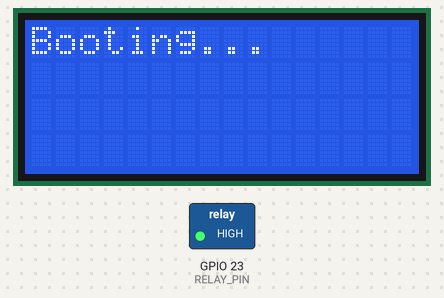
A sketch run on a simulated ESP32. On the bench: 16×4 character LCD, switched loads named in the sketch (green lamp = pin HIGH). WiFi joins after 1.5 s; servers stay silent unless stated; the local clock reads 2024-03-15 10:24:30 at power-on unless the sketch sets it; the Firebase database answers and starts empty; what the sketch prints to the serial monitor is not drawn.

Above: at 0.1 s.
At 3.94 s:
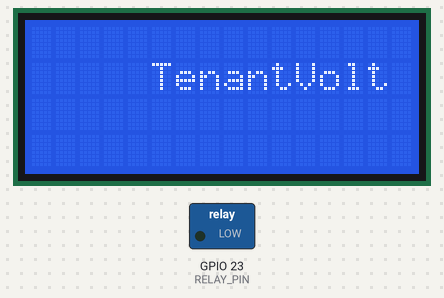
At 18.39 s:
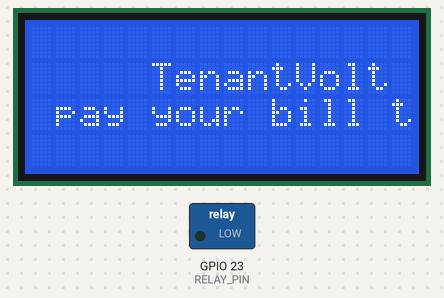
At 33.2 s:
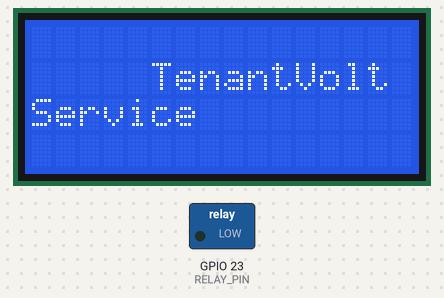
Timing chart, 0 to 34.7 s (numbered marks = the images above):
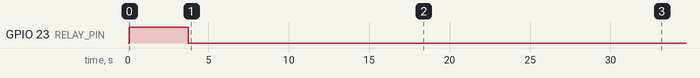

The sketch:

TenantVolt-ESP32-One-Meter.ino
```cpp
#include <Wire.h>
#include <ZMPT101B.h>
#include "ACS712.h"
#include <LiquidCrystal_I2C.h>
#include <Firebase_ESP_Client.h>
#include "time.h"
#include "addons/TokenHelper.h"
#include "addons/RTDBHelper.h"

#define API_KEY "AIzaSyA4-Ak1g0TuSDYcE8bm04OVxjbxoUTaFFA"
#define DATABASE_URL "https://tenantvolt-default-rtdb.asia-southeast1.firebasedatabase.app/"

#define VOLTAGE_SENSOR_PIN 34
#define SENSITIVITY 500.0f

ZMPT101B voltageSensor(VOLTAGE_SENSOR_PIN, 50.0);

#define ACS_PIN 35
#define VREF 5
#define ADC_RES 4095
#define SENSITIVITY_ACS 100
ACS712 ACS(ACS_PIN, VREF, ADC_RES, SENSITIVITY_ACS);

#define RELAY_PIN 23
bool currentConnectionStatus = true;
unsigned long lastConnectionCheckTime = 0;
const int connectionCheckInterval = 5000;

LiquidCrystal_I2C lcd(0x27, 16, 4);

const char* ssid = "TenantVolt";
const char* password = "20031234";

const int productID = 1119;

FirebaseData fbdo;
FirebaseAuth auth;
FirebaseConfig config;

const char* ntpServer = "pool.ntp.org";
const long gmtOffset_sec = 19800;
const int daylightOffset_sec = 0;

unsigned long lastReadingTime = 0;
unsigned long lastSentTime = 0;
const int readingInterval = 500;
const int readingsPerMinute = 120;

float accumulatedPower = 0.0;
int readingCount = 0;
unsigned long lastDataSendTime = 0;
const int dataSendInterval = 60000;

void setup() {
  Serial.begin(115200);
  Serial.println("Starting ESP32...");

  lcd.init();
  lcd.backlight();
  lcd.setCursor(0, 0);
  lcd.print("Booting...");

  voltageSensor.setSensitivity(SENSITIVITY);

  ACS.autoMidPoint();

  pinMode(RELAY_PIN, OUTPUT);
  digitalWrite(RELAY_PIN, HIGH);

  Serial.print("Connecting to Wi-Fi: ");
  Serial.println(ssid);
  WiFi.begin(ssid, password);

  int wifiAttempts = 0;
  while (WiFi.status() != WL_CONNECTED) {
    delay(500);
    Serial.print(".");
    wifiAttempts++;
    if (wifiAttempts > 40) {
      Serial.println("\nFailed to connect to Wi-Fi. Restarting...");
      wifiAttempts = 0;
      ESP.restart();
    }
  }
  Serial.println("\nConnected to Wi-Fi!");

  Serial.println("Initializing Firebase...");
  config.api_key = API_KEY;
  config.database_url = DATABASE_URL;
  Firebase.begin(&config, &auth);
  Firebase.reconnectWiFi(true);

  if (Firebase.signUp(&config, &auth, "", "")) {
    Serial.println("Signed In to Firebase ✅");
  } else {
    Serial.println("Firebase Sign-In Failed ❌");
    Serial.println(config.signer.signupError.message.c_str());
    ESP.restart();
  }

  if (Firebase.ready()) {
    Serial.println("Firebase is Ready ✅");
  } else {
    Serial.println("Firebase Initialization Failed ❌");
  }

  Serial.println("Syncing Time...");
  configTime(gmtOffset_sec, daylightOffset_sec, ntpServer);
  delay(2000);

  struct tm timeinfo;
  if (!getLocalTime(&timeinfo)) {
    Serial.println("Failed to obtain time ❌");
    clearDisplay();
    lcd.print("Failed to obtain time");
  } else {
    Serial.print("Current Time: ");
    Serial.println(asctime(&timeinfo));
  }

  checkConnectionStatus();

  clearDisplay();
  lastDataSendTime = millis();
}

void loop() {
  unsigned long currentMillis = millis();

  if (currentMillis - lastConnectionCheckTime >= connectionCheckInterval) {
    lastConnectionCheckTime = currentMillis;
    checkConnectionStatus();
  }

  if (!currentConnectionStatus) {
    if (currentMillis - lastReadingTime >= readingInterval) {
      lastReadingTime = currentMillis;

        lcd.clear();
        lcd.setCursor(0, 0);
        lcd.print("\1\1\1\1\1\1\1\1\1\1\1\1\1\1\1\1");
        lcd.setCursor(0, 1);
        lcd.print("\1\1\1\1 TenantVolt \1\1\1\1");
        lcd.setCursor(-4, 3);
        lcd.print("\1\1\1\1\1\1\1\1\1\1\1\1\1\1\1\1");

        String message = "Service Disconnected! Please pay your bill to restore electricity.";
        int len = message.length();

        for (int i = 0; i < len + 16; i++) {
            lcd.setCursor(-4, 2);
            lcd.print(message.substring(max(0, i - 16), i));
            delay(300);
            lcd.setCursor(-4, 2);
            lcd.print("                ");
        }

      Serial.println("Connection OFF - Not reading sensors");
    }

    if (currentMillis - lastDataSendTime >= dataSendInterval) {
      lastDataSendTime = currentMillis;

      Serial.println("Sending zeros to Firebase (connection OFF)...");

      if (sendDataToFirebase(0.0)) {
        Serial.println("✅ Zero data sent successfully!");
      } else {
        Serial.print("❌ Firebase Error: ");
        Serial.println(fbdo.errorReason());
      }
    }
  }
  else {
    if (currentMillis - lastReadingTime >= readingInterval) {
      lastReadingTime = currentMillis;

      float voltage = voltageSensor.getRmsVoltage();
      float current = ACS.mA_AC();
      float power = voltage * (current / 1000.0);

      accumulatedPower += power;
      readingCount++;

      Serial.print("Voltage: ");
      Serial.print(voltage, 2);
      Serial.print(" V | Current: ");
      Serial.print(current, 2);
      Serial.print(" mA | Power: ");
      Serial.print(power, 2);
      Serial.println(" W");

      lcd.clear();
      lcd.setCursor(0, 0);
      lcd.print("\1 TenantVolt \1\1\1");
      lcd.setCursor(0, 1);
      lcd.print("\1  V : ");
      lcd.print(voltage, 2);
      lcd.setCursor(-4, 2);
      lcd.print("\1  mA: ");
      lcd.print(current, 2);
      lcd.setCursor(-4, 3);
      lcd.print("\1  W : ");
      lcd.print(power, 2);
    }

    if (readingCount >= readingsPerMinute || (currentMillis - lastDataSendTime >= dataSendInterval)) {
      float avgPower = 0.0;

      if (readingCount > 0) {
        avgPower = accumulatedPower / readingCount;
      }

      Serial.print("Sending Average Power: ");
      Serial.print(avgPower, 2);
      Serial.println(" W to Firebase...");

      if (sendDataToFirebase(avgPower)) {
        Serial.println("✅ Data sent successfully!");
      } else {
        Serial.print("❌ Firebase Error: ");
        Serial.println(fbdo.errorReason());
      }

      accumulatedPower = 0.0;
      readingCount = 0;
      lastDataSendTime = currentMillis;
    }
  }
}

void checkConnectionStatus() {
  if (Firebase.ready()) {
    bool connectionStatus = false;
    String path = "/electricity_usage/" + String(productID) + "/connection_status";

    if (Firebase.RTDB.getBool(&fbdo, path.c_str())) {
      connectionStatus = fbdo.to<bool>();

      Serial.print("Connection Status from Firebase: ");
      Serial.println(connectionStatus ? "ON" : "OFF");

      if (connectionStatus != currentConnectionStatus) {
        currentConnectionStatus = connectionStatus;
        updateRelayState();

        accumulatedPower = 0.0;
        readingCount = 0;
      }
    } else {
      Serial.print("Failed to read connection status: ");
      Serial.println(fbdo.errorReason());
    }
  }
}

void updateRelayState() {
  if (currentConnectionStatus) {
    digitalWrite(RELAY_PIN, HIGH);
    Serial.println("Power connection ENABLED ⚡");
  } else {
    digitalWrite(RELAY_PIN, LOW);
    Serial.println("Power connection DISABLED ❌");
  }
}

bool sendDataToFirebase(float power) {
  struct tm timeinfo;
  if (!getLocalTime(&timeinfo)) {
    Serial.println("Failed to obtain time ❌");
    return false;
  }

  char datePath[11];
  char hourPath[3];
  char minutePath[3];
  strftime(datePath, sizeof(datePath), "%Y-%m-%d", &timeinfo);
  strftime(hourPath, sizeof(hourPath), "%H", &timeinfo);
  strftime(minutePath, sizeof(minutePath), "%M", &timeinfo);

  String path = "/electricity_usage/" + String(productID) + "/" + String(datePath) + "/" + String(hourPath) + "/" + String(minutePath);
  return Firebase.RTDB.setFloat(&fbdo, path.c_str(), power);
}

void clearDisplay(){
  lcd.clear();
  lcd.setCursor(0, 0);
}
```
